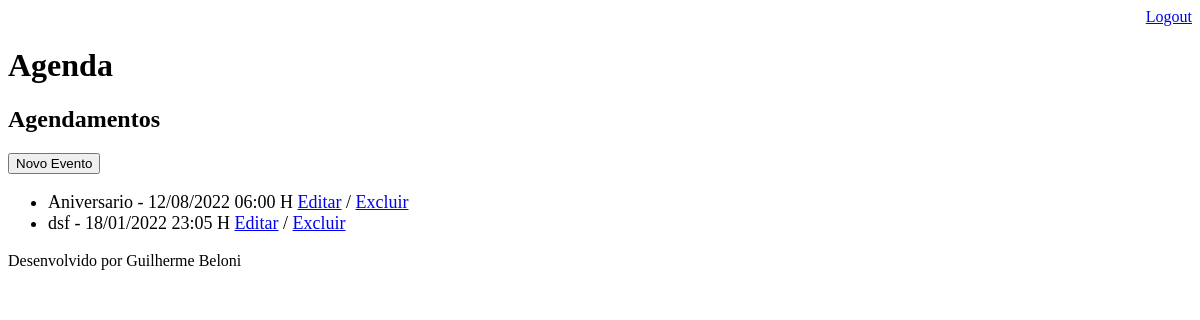
Page /agenda/ (signed in) on the earlier database version.
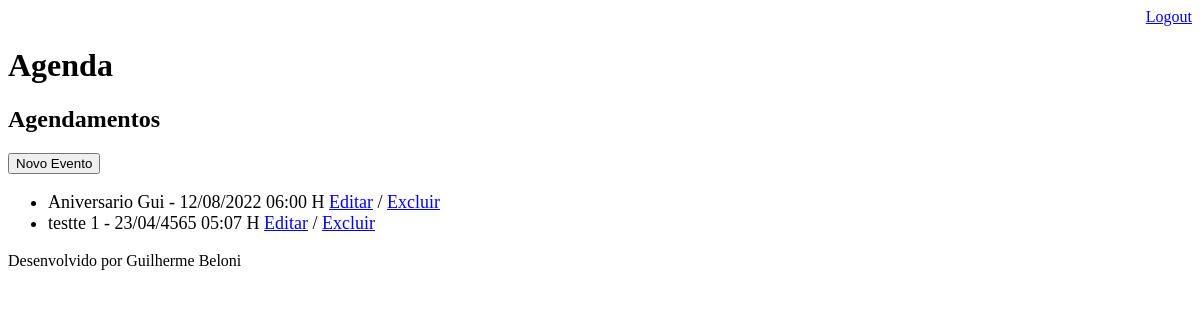
Same page on the later database version.
### core/models.py (models this page shows, shortened)
class Evento(models.Model):
    titulo = models.CharField(max_length=100)
    descricao = models.TextField(blank=True, null=True)
    dataEvento = models.DateTimeField(verbose_name='Data do evento')
    dataCriacao = models.DateTimeField(auto_now=True,
                                       verbose_name='Data da criação')  # verbose = serve para mostrar como a variavel vai aparecer no site
    usuario = models.ForeignKey(User,
                                on_delete=models.CASCADE)  # cascade = se o usuario for ixcluido, exclui tambem todos os eventos dele
    class Meta:
        db_table = 'evento'
    def get_dataEvento(self):
        return self.dataEvento.strftime('%d/%m/%Y %H:%M H')
    def get_evento_atrasado(self):
        if self.dataEvento < datetime.now() - timedelta(hours=1):
            return True
        else:
            return False

### core/views.py (the view)
# urls.py: path('agenda/', views.lista_eventos),
@login_required(login_url='/login/') # == se não estiver logado não acessa a agenda
def lista_eventos(request):
    usuario = request.user
    data_atual = datetime.now() - timedelta(hours=1)
    evento = Evento.objects.filter(usuario=usuario,
                                   dataEvento__gt=data_atual)#filter usuario, aparece só os eventos da pessoa logada//se eu tirar filter e colocar all() mostra todos os eventos
    dados = {'eventos':evento}
    return render(request, 'agenda.html', dados)

### templates/agenda.html (shortened to what this page needs)
{% extends 'modelpage.html' %}
{% block content %}
    <h2>Agendamentos</h2>
    <a href="evento/">
        <button type="button">Novo Evento</button>
    </a>
    <ul style="font-size: 18px">
    {% for evento in eventos %}
        <li>
            <div style=>
                {{ evento.titulo }} - {{ evento.get_dataEvento }}
                <a href="evento/?id={{evento.id}}">Editar</a>
                / <a href="evento/delete/{{evento.id}}/">Excluir</a>
            </div>
        </li>
    {% endfor %}
    </ul>
{% endblock %}

### templates/modelpage.html
<!DOCTYPE html>
<html lang="en">
<head>
    {% include 'modelHeader.html' %}
</head>
<body>
    {% block content %} {% endblock %}
    {% include 'modelFooter.html' %}
</body>
</html>

### templates/modelHeader.html (shortened to what this page needs)
<div align="right">
    <a href="/logout">Logout</a>
</div>
<h1>Agenda</h1>

### templates/modelFooter.html
<p>Desenvolvido por Guilherme Beloni</p>

Differences in the rows shown:
removed Evento: titulo "dsf", get_dataEvento "18/01/2022 23:05 H"
changed Evento: titulo "Aniversario" → "Aniversario Gui"
added Evento: titulo "testte 1", get_dataEvento "23/04/4565 05:07 H"
